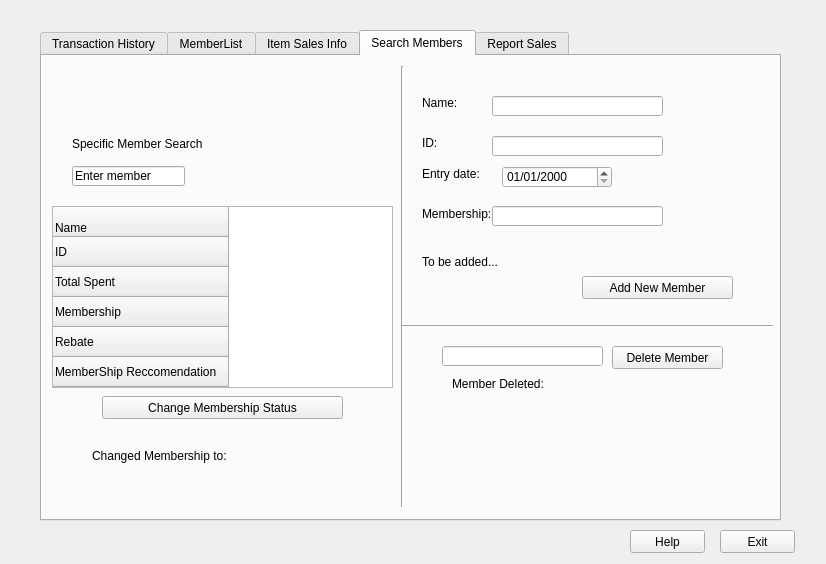
<?xml version="1.0" encoding="UTF-8"?>
<ui version="4.0">
 <class>MainProgram</class>
 <widget class="QDialog" name="MainProgram">
  <property name="geometry">
   <rect>
    <x>0</x>
    <y>0</y>
    <width>826</width>
    <height>564</height>
   </rect>
  </property>
  <property name="windowTitle">
   <string>Warehouse Manager 1998</string>
  </property>
  <widget class="QTabWidget" name="TabMenu">
   <property name="geometry">
    <rect>
     <x>40</x>
     <y>30</y>
     <width>741</width>
     <height>491</height>
    </rect>
   </property>
   <property name="contextMenuPolicy">
    <enum>Qt::PreventContextMenu</enum>
   </property>
   <property name="currentIndex">
    <number>3</number>
   </property>
   <widget class="QWidget" name="Transaction">
    <attribute name="title">
     <string>Transaction History</string>
    </attribute>
    <widget class="QTableWidget" name="TransactionTable">
     <property name="geometry">
      <rect>
       <x>50</x>
       <y>20</y>
       <width>642</width>
       <height>351</height>
      </rect>
     </property>
     <attribute name="horizontalHeaderDefaultSectionSize">
      <number>128</number>
     </attribute>
     <column>
      <property name="text">
       <string>Date Purchased</string>
      </property>
     </column>
     <column>
      <property name="text">
       <string>ID</string>
      </property>
     </column>
     <column>
      <property name="text">
       <string>Product</string>
      </property>
     </column>
     <column>
      <property name="text">
       <string>Quantity</string>
      </property>
     </column>
     <column>
      <property name="text">
       <string>Product Price</string>
      </property>
     </column>
    </widget>
    <widget class="QDateEdit" name="DateInput">
     <property name="geometry">
      <rect>
       <x>500</x>
       <y>400</y>
       <width>110</width>
       <height>22</height>
      </rect>
     </property>
     <property name="displayFormat">
      <string>MM/dd/yyyy</string>
     </property>
    </widget>
    <widget class="QPushButton" name="GenerateReport">
     <property name="geometry">
      <rect>
       <x>630</x>
       <y>400</y>
       <width>75</width>
       <height>23</height>
      </rect>
     </property>
     <property name="text">
      <string>Generate</string>
     </property>
    </widget>
    <widget class="QLabel" name="reportPrompt">
     <property name="geometry">
      <rect>
       <x>500</x>
       <y>380</y>
       <width>141</width>
       <height>16</height>
      </rect>
     </property>
     <property name="text">
      <string>Generate Sales Report</string>
     </property>
    </widget>
   </widget>
   <widget class="QWidget" name="MemberList">
    <attribute name="title">
     <string>MemberList</string>
    </attribute>
    <widget class="QTableWidget" name="MemberTable">
     <property name="geometry">
      <rect>
       <x>50</x>
       <y>50</y>
       <width>631</width>
       <height>371</height>
      </rect>
     </property>
     <column>
      <property name="text">
       <string>Member Name</string>
      </property>
     </column>
     <column>
      <property name="text">
       <string>Member ID</string>
      </property>
     </column>
     <column>
      <property name="text">
       <string>Member Type</string>
      </property>
     </column>
     <column>
      <property name="text">
       <string>Rebate</string>
      </property>
     </column>
     <column>
      <property name="text">
       <string>Expiration Date</string>
      </property>
     </column>
    </widget>
    <widget class="QLabel" name="DisplayLabel">
     <property name="geometry">
      <rect>
       <x>20</x>
       <y>20</y>
       <width>91</width>
       <height>21</height>
      </rect>
     </property>
     <property name="text">
      <string>Display Members:</string>
     </property>
    </widget>
    <widget class="QComboBox" name="DisplayOption">
     <property name="geometry">
      <rect>
       <x>110</x>
       <y>20</y>
       <width>111</width>
       <height>22</height>
      </rect>
     </property>
     <item>
      <property name="text">
       <string>All Members</string>
      </property>
     </item>
     <item>
      <property name="text">
       <string>Executive Members</string>
      </property>
     </item>
     <item>
      <property name="text">
       <string>Normal Members</string>
      </property>
     </item>
    </widget>
    <widget class="QPushButton" name="pushButton_3">
     <property name="geometry">
      <rect>
       <x>430</x>
       <y>430</y>
       <width>171</width>
       <height>23</height>
      </rect>
     </property>
     <property name="text">
      <string>Open Memberlist File</string>
     </property>
    </widget>
    <widget class="QLabel" name="MemberListError">
     <property name="geometry">
      <rect>
       <x>100</x>
       <y>430</y>
       <width>141</width>
       <height>21</height>
      </rect>
     </property>
     <property name="text">
      <string/>
     </property>
    </widget>
    <widget class="QPushButton" name="SaveButton">
     <property name="geometry">
      <rect>
       <x>270</x>
       <y>430</y>
       <width>141</width>
       <height>23</height>
      </rect>
     </property>
     <property name="text">
      <string>Save As:</string>
     </property>
    </widget>
   </widget>
   <widget class="QWidget" name="ItemInfo">
    <attribute name="title">
     <string>Item Sales Info</string>
    </attribute>
    <widget class="QTableWidget" name="ItemStatstable">
     <property name="geometry">
      <rect>
       <x>100</x>
       <y>40</y>
       <width>541</width>
       <height>261</height>
      </rect>
     </property>
     <column>
      <property name="text">
       <string>Item</string>
      </property>
     </column>
     <column>
      <property name="text">
       <string>Price ($)</string>
      </property>
     </column>
     <column>
      <property name="text">
       <string># of units sold</string>
      </property>
     </column>
     <column>
      <property name="text">
       <string>Total Revanue ($)</string>
      </property>
     </column>
     <column>
      <property name="text">
       <string>Available for Sale</string>
      </property>
     </column>
    </widget>
    <widget class="QLabel" name="ItemSalesStats">
     <property name="geometry">
      <rect>
       <x>30</x>
       <y>10</y>
       <width>101</width>
       <height>16</height>
      </rect>
     </property>
     <property name="text">
      <string>Item sales statistics</string>
     </property>
    </widget>
    <widget class="QPushButton" name="RefreshItemSales">
     <property name="geometry">
      <rect>
       <x>140</x>
       <y>10</y>
       <width>75</width>
       <height>23</height>
      </rect>
     </property>
     <property name="text">
      <string>Refresh</string>
     </property>
    </widget>
    <widget class="Line" name="line_6">
     <property name="geometry">
      <rect>
       <x>0</x>
       <y>340</y>
       <width>731</width>
       <height>16</height>
      </rect>
     </property>
     <property name="orientation">
      <enum>Qt::Horizontal</enum>
     </property>
    </widget>
    <widget class="QLabel" name="label_3">
     <property name="geometry">
      <rect>
       <x>40</x>
       <y>360</y>
       <width>241</width>
       <height>16</height>
      </rect>
     </property>
     <property name="text">
      <string>Change item Avaliability</string>
     </property>
    </widget>
    <widget class="QLabel" name="newItemName">
     <property name="geometry">
      <rect>
       <x>507</x>
       <y>380</y>
       <width>81</width>
       <height>16</height>
      </rect>
     </property>
     <property name="text">
      <string>Item Name</string>
     </property>
    </widget>
    <widget class="QPushButton" name="SubmitNewItem">
     <property name="geometry">
      <rect>
       <x>597</x>
       <y>440</y>
       <width>111</width>
       <height>23</height>
      </rect>
     </property>
     <property name="text">
      <string>Submit</string>
     </property>
    </widget>
    <widget class="QLineEdit" name="ItemSearchinput">
     <property name="geometry">
      <rect>
       <x>27</x>
       <y>380</y>
       <width>201</width>
       <height>20</height>
      </rect>
     </property>
    </widget>
    <widget class="QLabel" name="addItemLabel">
     <property name="geometry">
      <rect>
       <x>377</x>
       <y>360</y>
       <width>191</width>
       <height>16</height>
      </rect>
     </property>
     <property name="text">
      <string>Add item to inventory</string>
     </property>
    </widget>
    <widget class="QLineEdit" name="newItemNameInput">
     <property name="geometry">
      <rect>
       <x>377</x>
       <y>380</y>
       <width>113</width>
       <height>20</height>
      </rect>
     </property>
    </widget>
    <widget class="QLineEdit" name="newItemPriceInput">
     <property name="geometry">
      <rect>
       <x>377</x>
       <y>410</y>
       <width>113</width>
       <height>20</height>
      </rect>
     </property>
    </widget>
    <widget class="QLabel" name="newItemPrice">
     <property name="geometry">
      <rect>
       <x>507</x>
       <y>410</y>
       <width>91</width>
       <height>16</height>
      </rect>
     </property>
     <property name="text">
      <string>Item Price</string>
     </property>
    </widget>
    <widget class="QPushButton" name="ToggleAvailability">
     <property name="geometry">
      <rect>
       <x>241</x>
       <y>380</y>
       <width>101</width>
       <height>23</height>
      </rect>
     </property>
     <property name="text">
      <string>Toggle Availability</string>
     </property>
    </widget>
    <widget class="Line" name="line_7">
     <property name="geometry">
      <rect>
       <x>350</x>
       <y>350</y>
       <width>20</width>
       <height>121</height>
      </rect>
     </property>
     <property name="orientation">
      <enum>Qt::Vertical</enum>
     </property>
    </widget>
    <widget class="QLabel" name="itemAvailabilitLabel">
     <property name="geometry">
      <rect>
       <x>50</x>
       <y>410</y>
       <width>171</width>
       <height>16</height>
      </rect>
     </property>
     <property name="text">
      <string>Item changed to:</string>
     </property>
    </widget>
    <widget class="QLabel" name="addItemCheckLabel">
     <property name="geometry">
      <rect>
       <x>380</x>
       <y>440</y>
       <width>151</width>
       <height>16</height>
      </rect>
     </property>
     <property name="text">
      <string>Item added: </string>
     </property>
    </widget>
    <widget class="QPushButton" name="SaveInventory">
     <property name="geometry">
      <rect>
       <x>612</x>
       <y>6</y>
       <width>121</width>
       <height>32</height>
      </rect>
     </property>
     <property name="text">
      <string>Save Inventory</string>
     </property>
    </widget>
    <widget class="QPushButton" name="LoadInventory">
     <property name="geometry">
      <rect>
       <x>490</x>
       <y>6</y>
       <width>121</width>
       <height>32</height>
      </rect>
     </property>
     <property name="text">
      <string>Load Inventory</string>
     </property>
    </widget>
   </widget>
   <widget class="QWidget" name="SearchMember">
    <attribute name="title">
     <string>Search Members</string>
    </attribute>
    <widget class="QLineEdit" name="MemberSearchInput">
     <property name="geometry">
      <rect>
       <x>30</x>
       <y>110</y>
       <width>113</width>
       <height>20</height>
      </rect>
     </property>
     <property name="text">
      <string>Enter member</string>
     </property>
    </widget>
    <widget class="QTableWidget" name="MemberDataTable">
     <property name="geometry">
      <rect>
       <x>10</x>
       <y>150</y>
       <width>341</width>
       <height>182</height>
      </rect>
     </property>
     <row>
      <property name="text">
       <string>Name</string>
      </property>
      <property name="textAlignment">
       <set>AlignLeading|AlignBottom</set>
      </property>
     </row>
     <row>
      <property name="text">
       <string>ID</string>
      </property>
     </row>
     <row>
      <property name="text">
       <string>Total Spent</string>
      </property>
     </row>
     <row>
      <property name="text">
       <string>Membership</string>
      </property>
     </row>
     <row>
      <property name="text">
       <string>Rebate</string>
      </property>
     </row>
     <row>
      <property name="text">
       <string>MemberShip Reccomendation</string>
      </property>
     </row>
    </widget>
    <widget class="QPushButton" name="AddMember">
     <property name="geometry">
      <rect>
       <x>540</x>
       <y>220</y>
       <width>151</width>
       <height>23</height>
      </rect>
     </property>
     <property name="text">
      <string>Add New Member</string>
     </property>
    </widget>
    <widget class="QLabel" name="SpecificLabel">
     <property name="geometry">
      <rect>
       <x>30</x>
       <y>80</y>
       <width>131</width>
       <height>16</height>
      </rect>
     </property>
     <property name="text">
      <string>Specific Member Search</string>
     </property>
    </widget>
    <widget class="QPushButton" name="ChangeMemberShip">
     <property name="geometry">
      <rect>
       <x>60</x>
       <y>340</y>
       <width>241</width>
       <height>23</height>
      </rect>
     </property>
     <property name="text">
      <string>Change Membership Status</string>
     </property>
    </widget>
    <widget class="Line" name="line_4">
     <property name="geometry">
      <rect>
       <x>350</x>
       <y>10</y>
       <width>20</width>
       <height>441</height>
      </rect>
     </property>
     <property name="orientation">
      <enum>Qt::Vertical</enum>
     </property>
    </widget>
    <widget class="Line" name="line_5">
     <property name="geometry">
      <rect>
       <x>360</x>
       <y>260</y>
       <width>371</width>
       <height>20</height>
      </rect>
     </property>
     <property name="orientation">
      <enum>Qt::Horizontal</enum>
     </property>
    </widget>
    <widget class="QLabel" name="ChangeMembershipLabel">
     <property name="geometry">
      <rect>
       <x>50</x>
       <y>390</y>
       <width>261</width>
       <height>20</height>
      </rect>
     </property>
     <property name="text">
      <string>Changed Membership to:</string>
     </property>
    </widget>
    <widget class="QLabel" name="addName">
     <property name="geometry">
      <rect>
       <x>380</x>
       <y>40</y>
       <width>47</width>
       <height>13</height>
      </rect>
     </property>
     <property name="text">
      <string>Name:</string>
     </property>
    </widget>
    <widget class="QLabel" name="addId">
     <property name="geometry">
      <rect>
       <x>380</x>
       <y>80</y>
       <width>47</width>
       <height>13</height>
      </rect>
     </property>
     <property name="text">
      <string>ID:</string>
     </property>
    </widget>
    <widget class="QLabel" name="addDate">
     <property name="geometry">
      <rect>
       <x>380</x>
       <y>110</y>
       <width>71</width>
       <height>16</height>
      </rect>
     </property>
     <property name="text">
      <string>Entry date:</string>
     </property>
    </widget>
    <widget class="QLabel" name="addMember">
     <property name="geometry">
      <rect>
       <x>380</x>
       <y>150</y>
       <width>71</width>
       <height>16</height>
      </rect>
     </property>
     <property name="text">
      <string>Membership:</string>
     </property>
    </widget>
    <widget class="QDateEdit" name="addDateEdit">
     <property name="geometry">
      <rect>
       <x>460</x>
       <y>110</y>
       <width>110</width>
       <height>22</height>
      </rect>
     </property>
     <property name="displayFormat">
      <string>MM/dd/yyyy</string>
     </property>
    </widget>
    <widget class="QLineEdit" name="addNameEdit">
     <property name="geometry">
      <rect>
       <x>450</x>
       <y>40</y>
       <width>171</width>
       <height>20</height>
      </rect>
     </property>
    </widget>
    <widget class="QLineEdit" name="addIdEdit">
     <property name="geometry">
      <rect>
       <x>450</x>
       <y>80</y>
       <width>171</width>
       <height>20</height>
      </rect>
     </property>
    </widget>
    <widget class="QLineEdit" name="addMemberEdit">
     <property name="geometry">
      <rect>
       <x>450</x>
       <y>150</y>
       <width>171</width>
       <height>20</height>
      </rect>
     </property>
    </widget>
    <widget class="QLabel" name="addMemberError">
     <property name="geometry">
      <rect>
       <x>380</x>
       <y>195</y>
       <width>231</width>
       <height>21</height>
      </rect>
     </property>
     <property name="text">
      <string>To be added...</string>
     </property>
    </widget>
    <widget class="QLineEdit" name="deleteMemberInput">
     <property name="geometry">
      <rect>
       <x>400</x>
       <y>290</y>
       <width>161</width>
       <height>20</height>
      </rect>
     </property>
    </widget>
    <widget class="QPushButton" name="deleteMember">
     <property name="geometry">
      <rect>
       <x>570</x>
       <y>290</y>
       <width>111</width>
       <height>23</height>
      </rect>
     </property>
     <property name="text">
      <string>Delete Member</string>
     </property>
    </widget>
    <widget class="QLabel" name="deletedMemberLabel">
     <property name="geometry">
      <rect>
       <x>410</x>
       <y>320</y>
       <width>141</width>
       <height>16</height>
      </rect>
     </property>
     <property name="text">
      <string>Member Deleted: </string>
     </property>
    </widget>
   </widget>
   <widget class="QWidget" name="ReportSales">
    <attribute name="title">
     <string>Report Sales</string>
    </attribute>
    <widget class="QLineEdit" name="manualProductName">
     <property name="geometry">
      <rect>
       <x>20</x>
       <y>120</y>
       <width>201</width>
       <height>20</height>
      </rect>
     </property>
    </widget>
    <widget class="QLabel" name="ReportTransactionsLabel">
     <property name="geometry">
      <rect>
       <x>20</x>
       <y>20</y>
       <width>141</width>
       <height>16</height>
      </rect>
     </property>
     <property name="text">
      <string>Report Transactions</string>
     </property>
    </widget>
    <widget class="Line" name="line">
     <property name="geometry">
      <rect>
       <x>350</x>
       <y>50</y>
       <width>20</width>
       <height>411</height>
      </rect>
     </property>
     <property name="orientation">
      <enum>Qt::Vertical</enum>
     </property>
    </widget>
    <widget class="Line" name="line_2">
     <property name="geometry">
      <rect>
       <x>0</x>
       <y>40</y>
       <width>731</width>
       <height>20</height>
      </rect>
     </property>
     <property name="orientation">
      <enum>Qt::Horizontal</enum>
     </property>
    </widget>
    <widget class="QLabel" name="manualReportLabel">
     <property name="geometry">
      <rect>
       <x>20</x>
       <y>60</y>
       <width>91</width>
       <height>16</height>
      </rect>
     </property>
     <property name="text">
      <string>Manual Report</string>
     </property>
    </widget>
    <widget class="QLabel" name="RepoerfileFile">
     <property name="geometry">
      <rect>
       <x>380</x>
       <y>60</y>
       <width>151</width>
       <height>16</height>
      </rect>
     </property>
     <property name="text">
      <string>Report via transaction File</string>
     </property>
    </widget>
    <widget class="Line" name="line_3">
     <property name="geometry">
      <rect>
       <x>-3</x>
       <y>80</y>
       <width>731</width>
       <height>20</height>
      </rect>
     </property>
     <property name="orientation">
      <enum>Qt::Horizontal</enum>
     </property>
    </widget>
    <widget class="QLabel" name="ProductSoldLabel">
     <property name="geometry">
      <rect>
       <x>20</x>
       <y>100</y>
       <width>141</width>
       <height>16</height>
      </rect>
     </property>
     <property name="text">
      <string>Name of Product sold</string>
     </property>
    </widget>
    <widget class="QLabel" name="productSoldLabel">
     <property name="geometry">
      <rect>
       <x>20</x>
       <y>150</y>
       <width>131</width>
       <height>16</height>
      </rect>
     </property>
     <property name="text">
      <string># of Product Sold</string>
     </property>
    </widget>
    <widget class="QSpinBox" name="manualReportQuantity">
     <property name="geometry">
      <rect>
       <x>20</x>
       <y>170</y>
       <width>42</width>
       <height>22</height>
      </rect>
     </property>
    </widget>
    <widget class="QLineEdit" name="manualReportID">
     <property name="geometry">
      <rect>
       <x>20</x>
       <y>220</y>
       <width>113</width>
       <height>20</height>
      </rect>
     </property>
    </widget>
    <widget class="QLabel" name="IDInputReportSales">
     <property name="geometry">
      <rect>
       <x>20</x>
       <y>200</y>
       <width>91</width>
       <height>16</height>
      </rect>
     </property>
     <property name="text">
      <string>ID of Buyer</string>
     </property>
    </widget>
    <widget class="QDateEdit" name="manualReportDate">
     <property name="geometry">
      <rect>
       <x>20</x>
       <y>270</y>
       <width>110</width>
       <height>22</height>
      </rect>
     </property>
    </widget>
    <widget class="QLabel" name="DateBoughtLabel">
     <property name="geometry">
      <rect>
       <x>20</x>
       <y>250</y>
       <width>111</width>
       <height>16</height>
      </rect>
     </property>
     <property name="text">
      <string>Date Bought</string>
     </property>
    </widget>
    <widget class="QLineEdit" name="FileDiectoryReportSales">
     <property name="geometry">
      <rect>
       <x>390</x>
       <y>120</y>
       <width>311</width>
       <height>20</height>
      </rect>
     </property>
     <property name="text">
      <string/>
     </property>
    </widget>
    <widget class="QLabel" name="FileNameInput">
     <property name="geometry">
      <rect>
       <x>390</x>
       <y>100</y>
       <width>61</width>
       <height>16</height>
      </rect>
     </property>
     <property name="text">
      <string>File Name:</string>
     </property>
    </widget>
    <widget class="QPushButton" name="manualReportButton">
     <property name="geometry">
      <rect>
       <x>174</x>
       <y>430</y>
       <width>151</width>
       <height>23</height>
      </rect>
     </property>
     <property name="text">
      <string>Complete Manual Report</string>
     </property>
    </widget>
    <widget class="QPushButton" name="ReportFileContents">
     <property name="geometry">
      <rect>
       <x>554</x>
       <y>430</y>
       <width>161</width>
       <height>23</height>
      </rect>
     </property>
     <property name="text">
      <string>Report File Contents</string>
     </property>
    </widget>
    <widget class="QPushButton" name="Filebrowser">
     <property name="geometry">
      <rect>
       <x>600</x>
       <y>150</y>
       <width>101</width>
       <height>23</height>
      </rect>
     </property>
     <property name="text">
      <string>Browse:</string>
     </property>
    </widget>
    <widget class="QLabel" name="manualReportError">
     <property name="geometry">
      <rect>
       <x>10</x>
       <y>410</y>
       <width>321</width>
       <height>20</height>
      </rect>
     </property>
     <property name="text">
      <string/>
     </property>
    </widget>
    <widget class="QPushButton" name="SaveMasterFile">
     <property name="geometry">
      <rect>
       <x>582</x>
       <y>10</y>
       <width>151</width>
       <height>32</height>
      </rect>
     </property>
     <property name="text">
      <string>Save To Master File</string>
     </property>
    </widget>
    <widget class="QPushButton" name="LoadMasterFile">
     <property name="geometry">
      <rect>
       <x>410</x>
       <y>10</y>
       <width>171</width>
       <height>32</height>
      </rect>
     </property>
     <property name="text">
      <string>Load From Master File</string>
     </property>
    </widget>
   </widget>
  </widget>
  <widget class="QPushButton" name="Help">
   <property name="geometry">
    <rect>
     <x>630</x>
     <y>530</y>
     <width>75</width>
     <height>23</height>
    </rect>
   </property>
   <property name="text">
    <string>Help</string>
   </property>
  </widget>
  <widget class="QPushButton" name="Exit">
   <property name="geometry">
    <rect>
     <x>720</x>
     <y>530</y>
     <width>75</width>
     <height>23</height>
    </rect>
   </property>
   <property name="text">
    <string>Exit</string>
   </property>
  </widget>
 </widget>
 <resources/>
 <connections/>
</ui>
